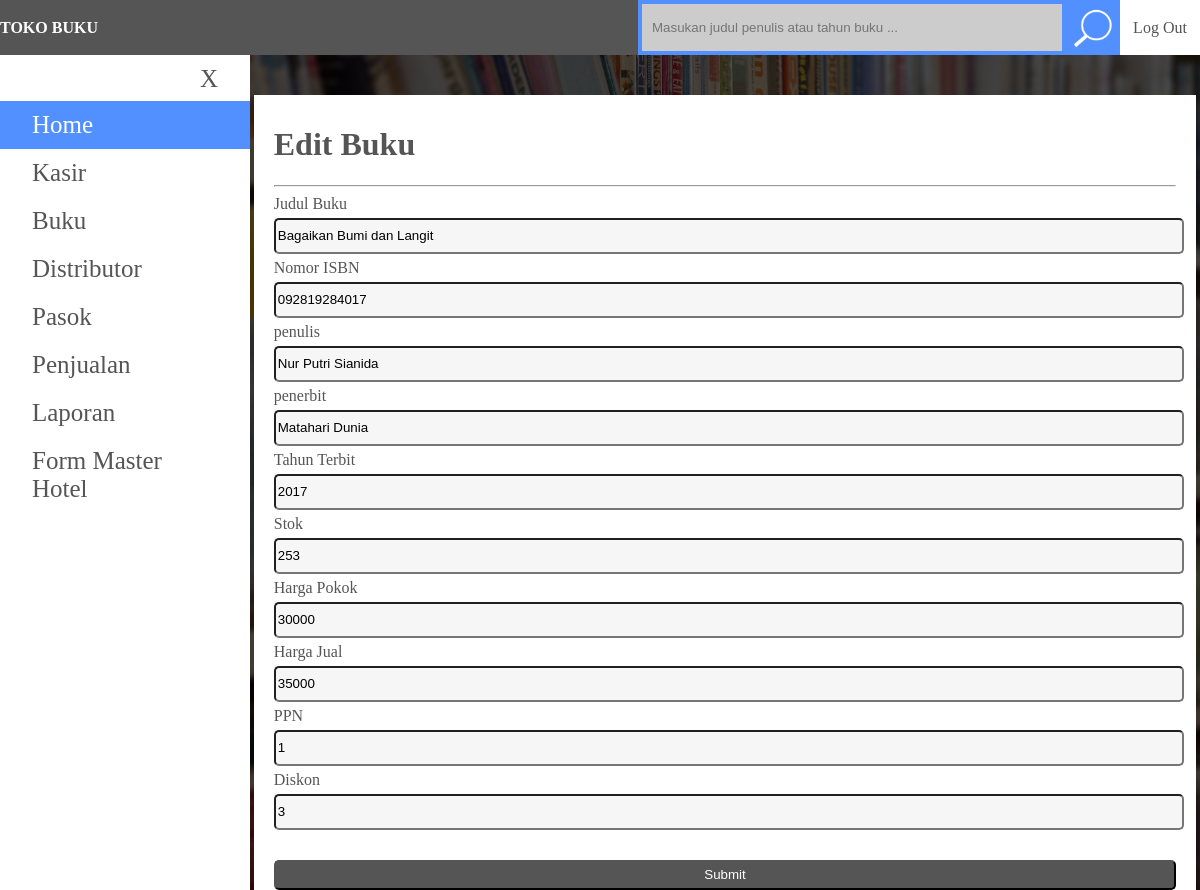
Page /Aplikasi/tokobuku/buku.php?id=2&action=edit (signed in) on the committed database.
### tables this page shows
CREATE TABLE `buku` (
  `idBuku` int(10) NOT NULL,
  `judulBuku` varchar(200) NOT NULL,
  `noISBN` varchar(30) NOT NULL,
  `penulis` varchar(200) NOT NULL,
  `penerbit` varchar(200) NOT NULL,
  `tahunTerbit` year(4) NOT NULL,
  `stok` int(30) NOT NULL,
  `hargaPokok` float NOT NULL,
  `hargaJual` float NOT NULL,
  `PPN` float NOT NULL,
  `diskon` float NOT NULL
);

### Aplikasi/tokobuku/proses/config/Database.php (called while the page is built, shortened)
<?php
class Database
{
    private $user;
    private $pass;
    private $database = 'dbtokobuku';
    private $host;
    private $db;
    protected function __construct($user, $pass, $host, $database = '')
    {
        $this->user = $user;
        $this->pass = $pass;
        $this->host = $host;
    }
    public function connect()
    {
        if ( ! empty($this->user) && ! empty($this->pass) && ! empty($this->database) && ! empty($this->host)) {
            $this->db = new mysqli($this->host, $this->user, $this->pass, $this->database);
            return;
        }
        die('Koneksi Gagal : data ada yang kosong');
    }
    public function mysqli()
    {
        return $this->db;
    }
    public function query($sql)
    {
        $this->db->query("SET sql_mode = '';");
        $this->query = $this->db->query($sql);
    }
}

### Aplikasi/tokobuku/proses/Buku.php (called while the page is built, shortened)
<?php
require_once 'AbstractQuery.php';
class Buku extends AbstractQuery
{
    public function data($id)
    {
        $koneksi = $this->connection();
        $koneksi->query("select * from buku where idBuku=" . $id);
        if ($koneksi->check_data()) {
            $data              = $koneksi->show_data()[0];
            $this->judul       = $data['judulBuku'];
            $this->noISBN      = $data['noISBN'];
            $this->penulis     = $data['penulis'];
            $this->penerbit    = $data['penerbit'];
            $this->tahunTerbit = $data['tahunTerbit'];
            $this->stok        = $data['stok'];
            $this->hargaPokok  = $data['hargaPokok'];
            $this->hargaJual   = $data['hargaJual'];
            $this->PPN         = $data['PPN'];
            $this->diskon      = $data['diskon'];
        }
    }
}

### Aplikasi/tokobuku/proses/AbstractQuery.php (called while the page is built, shortened)
<?php
abstract class AbstractQuery
{
    private $data;
    protected function __construct()
    {
        $this->data = new Data('root', 'root', 'localhost');
    }
    public function connection()
    {
        return $this->data;
    }
}

### Aplikasi/tokobuku/buku.php (the view, shortened to what this page needs)
<?php
$level = '';
if (isset($_SESSION['level'])) {
    $level = $_SESSION['level'];
}
?>
<!DOCTYPE html>
<html>
<head>
    <link rel="stylesheet" href="css/style.css">
</head>
<body>
<div class="wrapper">
    <nav>
        <div class="navbar">
            <div class="pull-left">
                <a class="brand" href="#"><b>TOKO BUKU </b></a>
            </div>
            <div class="pull-right">
                <div class="navbar-menu">
                    <ul>
                        <li>
                            <form action="buku.php" method="get">
                                <input type="text" name="search"
                                       placeholder="Masukan judul penulis atau tahun buku ...">
                                <input type="submit" name="submit" class="btnsearch" value="">
                            </form>
                        </li>
                        <li><a href="proses/proses-logout.php">Log Out</a></li>
                    </ul>
                </div>
            </div>
        </div>
    </nav>
    <div class="sidebar">
        <a href="#" class="btnclose">X</a>
        <?php
        if ($level == 'admin') {
            ?>
            <div class="dropdown">
                <a href="index.php" class="active">Home</a>
            </div>
            <div class="dropdown">
                <a href="kasir.php" class="dropbtn">Kasir</a>
            </div>
            <div class="dropdown">
                <a href="buku.php" class="dropbtn">Buku</a>
            </div>
            <div class="dropdown">
                <a href="distributor.php" class="dropbtn">Distributor</a>
            </div>
            <div class="dropdown">
                <a href="pasok.php" class="dropbtn">Pasok</a>
            </div>
            <div class="dropdown">
                <a href="penjualan.php" class="dropbtn">Penjualan</a>
            </div>
            <div class="dropdown">
                <a href="laporan.php" class="dropbtn">Laporan</a>
            </div>
            <div class="dropdown">
                <a href="hotel.php" class="dropbtn">Form Master Hotel</a>
            </div>
        <?php } ?>
    </div>
    <div class="content-wrap">
        <div class="content">
            <?php
            if (isset($_GET['action'])) {
                if ($_GET['action'] == 'input') {
                    echo "
							<h1>Input Buku</h1>
							<hr>
							<form action=\"proses/proses-input.php\" method=\"post\">
							<div class=\"form-group\">
							<label>Judul Buku</label>
							<input type=\"text\" name=\"judulBuku\" required>
							</div>
							<div class=\"form-group\">
							<label>Nomor ISBN</label>
							<input type=\"text\" name=\"noISBN\" required>
							</div>
							<div class=\"form-group\">
							<label>penulis</label>
							<input type=\"text\" name=\"penulis\" required>
							</div>
							<div class=\"form-group\">
							<label>penerbit</label>
							<input type=\"text\" name=\"penerbit\" required>
							</div>
							<div class=\"form-group\">
							<label>Tahun Terbit</label>
							<input type=\"text\" name=\"tahunTerbit\" onkeypress='return event.charCode >= 48 && event.charCode <= 57 || event.charCode == 0' required>
							</div>
							<div class=\"form-group\">
							<label>Stok</label>
							<input type=\"text\" name=\"stok\" onkeypress='return event.charCode >= 48 && event.charCode <= 57 || event.charCode == 0' required>
							</div>
							<div class=\"form-group\">
							<label>Harga Pokok</label>
							<input type=\"text\" name=\"hargaPokok\" onkeypress='return event.charCode >= 48 && event.charCode <= 57 || event.charCode == 0' required>
							</div>
							<div class=\"form-group\">
							<label>Harga Jual</label>
							<input type=\"text\" name=\"hargaJual\" onkeypress='return event.charCode >= 48 && event.charCode <= 57 || event.charCode == 0' required>
							</div>
							<div class=\"form-group\">
							<label>PPN</label>
							<input type=\"text\" name=\"PPN\" onkeypress='return event.charCode >= 48 && event.charCode <= 57 || event.charCode == 0' required>
							</div>
							<div class=\"form-group\">
							<label>Diskon</label>
							<input type=\"text\" name=\"diskon\" onkeypress='return event.charCode >= 48 && event.charCode <= 57 || event.charCode == 0' required>
							</div>
							<div class=\"form-group\">
							<input type=\"submit\" name=\"submit\">
							<input type=\"hidden\" name=\"type\" value=\"3\">
							</div>
							</form>";
                } elseif ($_GET['action'] == 'edit') {
                    if ( ! isset($_GET['id'])) {
                        header('location:buku.php');
                    } else {
                        include "proses/Buku.php";
                        $Buku = new Buku();
                        $Buku->data($_GET['id']);
                        echo "
								<h1>Edit Buku</h1>
								<hr>
								<form action=\"proses/proses-edit.php?id=" . $_GET['id'] . "\" method=\"post\">
								<div class=\"form-group\">
								<label>Judul Buku</label>
								<input type=\"text\" name=\"judulBuku\" value=\"" . $Buku->judul . "\" required>
								</div>
								<div class=\"form-group\">
								<label>Nomor ISBN</label>
								<input type=\"text\" name=\"noISBN\" value=\"" . $Buku->noISBN . "\" required>
								</div>
								<div class=\"form-group\">
								<label>penulis</label>
								<input type=\"text\" name=\"penulis\" value=\"" . $Buku->penulis . "\"required>
								</div>
								<div class=\"form-group\">
								<label>penerbit</label>
								<input type=\"text\" name=\"penerbit\" value=\"" . $Buku->penerbit . "\" required>
								</div>
								<div class=\"form-group\">
								<label>Tahun Terbit</label>
								<input type=\"text\" name=\"tahunTerbit\" value=\"" . $Buku->tahunTerbit . "\" onkeypress='return event.charCode >= 48 && event.charCode <= 57 || event.charCode == 0' required>
								</div>
								<div class=\"form-group\">
								<label>Stok</label>
								<input type=\"text\" name=\"stok\" value=\"" . $Buku->stok . "\" onkeypress='return event.charCode >= 48 && event.charCode <= 57 || event.charCode == 0' required>
								</div>
								<div class=\"form-group\">
								<label>Harga Pokok</label>
								<input type=\"text\" name=\"hargaPokok\" value=\"" . $Buku->hargaPokok . "\" onkeypress='return event.charCode >= 48 && event.charCode <= 57 || event.charCode == 0' required>
								</div>
								<div class=\"form-group\">
								<label>Harga Jual</label>
								<input type=\"text\" name=\"hargaJual\" value=\"" . $Buku->hargaJual . "\" onkeypress='return event.charCode >= 48 && event.charCode <= 57 || event.charCode == 0' required>
								</div>
								<div class=\"form-group\">
								<label>PPN</label>
								<input type=\"text\" name=\"PPN\" value=\"" . $Buku->PPN . "\" onkeypress='return event.charCode >= 48 && event.charCode <= 57 || event.charCode == 0' required>
								</div>
								<div class=\"form-group\">
								<label>Diskon</label>
								<input type=\"text\" name=\"diskon\" value=\"" . $Buku->diskon . "\" onkeypress='return event.charCode >= 48 && event.charCode <= 57 || event.charCode == 0' required>
								</div>
								<div class=\"form-group\">
								<input type=\"submit\" name=\"submit\">
								</div>
								</form>";
                    }
                }
            }
            ?>
        </div>
    </div>
</div>
</body>
</html>

### Aplikasi/tokobuku/css/style.css (style rules this page uses)
body, html { width: 100vw; padding: 0; margin: 0; background-image: url("../images/bg2.jpg"); background-size: cover; }
.form-group input, .form-group select { background: #F6F6F6; display: block; width: 100%; height: 30px; border-radius: 5px; margin: 5px 0px; }
.wrapper nav .navbar { background: #555; }
.navbar ul li { float: left; }
html, body { padding: 0px; margin: 0; }
.wrapper { background-color: rgba(0, 0, 0, 0.7); overflow: hidden; height: 100vh; }
nav { z-index: 1; width: 100vw; height: 55px; overflow: hidden; }
.navbar { width: 100vw; height: 55px; background-color: #555; }
.navbar-menu ul { margin: 0; }
.navbar-menu ul li { float: left; list-style-type: none; }
.navbar-menu ul li a { color: #555; text-decoration: none; width: 80px; height: 55px; display: inline-block; background-color: #fff; text-align: center; vertical-align: top; line-height: 55px; }
.navbar-menu ul li input[type="submit"] { margin-left: -5px; text-decoration: none; width: 55px; height: 55px; display: inline-block; border: none; background-color: #5390FF; color: #fff; text-align: center; vertical-align: top; line-height: 55px; }
.navbar-menu ul li input[type="text"] { background-color: #ccc; padding: 0 10px; height: 47px; width: 400px; display: inline-block; border: 4px solid #5390FF; }
.navbar .brand { color: #fff; text-decoration: none; width: auto; height: 55px; display: inline-block; text-align: center; vertical-align: top; line-height: 55px; }
.pull-left { float: left; }
.pull-right { float: right; }
.form-group { width: 100%; }
.form-group label { display: block; }
.form-group input { display: block; }
.sidebar { padding-top: 46px; position: fixed; width: 250px; height: 100vh; background-color: #fff; top: 50; left: 0; }
.sidebar .active { background-color: #5390FF; color: #fff; }
.sidebar a { padding: 10px 32px; text-decoration: none; font-size: 25px; color: #555; display: block; }
.sidebar .btnclose { position: absolute; top: 0; right: 0px; font-size: 25px; }
.content-wrap { margin-left: 250px; height: 100vh; overflow-y: scroll; }
.content { overflow-y: scroll; background-color: #fff; margin: 40px auto; width: 95%; color: #555; padding: 10px 20px; }
.content .form-group input[type="submit"] { margin-top: 30px; background-color: #555; color: #fff; }
.btnsearch { background-image: url("../images/iconsearch.png"); background-repeat: no-repeat; background-size: 80% 80%; background-position: center; }

### rows in the picture
buku: judulBuku "Bagaikan Bumi dan Langit", noISBN "092819284017", penulis "Nur Putri Sianida", penerbit "Matahari Dunia", tahunTerbit "2017", stok "253", hargaPokok "30000", hargaJual "35000", PPN "1", diskon "3"
